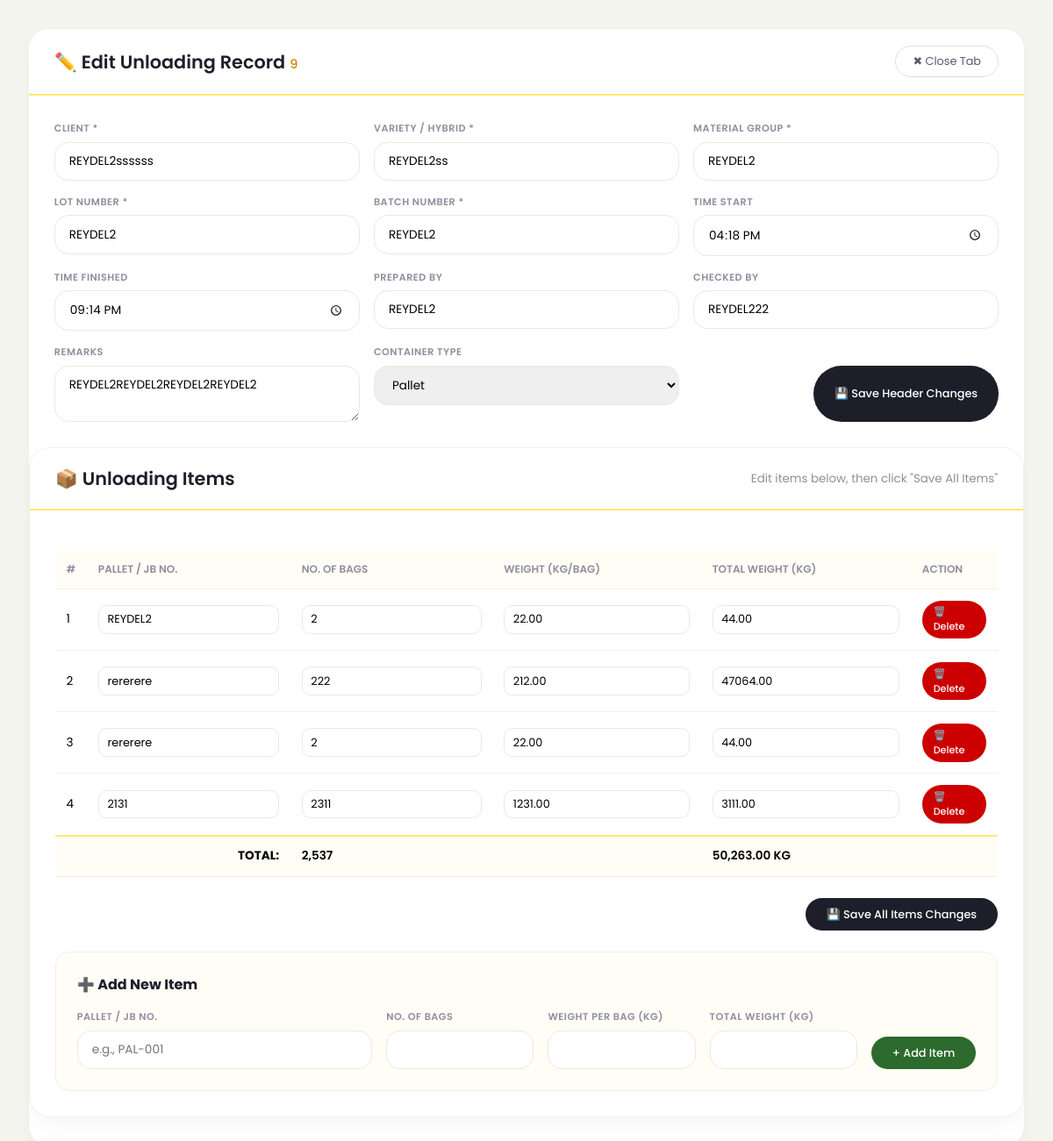
The app's page /edit_unloading.php?id=9 with its own data.
### tables this page shows
CREATE TABLE `unloading` (
  `unloading_id` int(111) NOT NULL,
  `client` varchar(255) NOT NULL,
  `variety_hybrid` varchar(255) NOT NULL,
  `material_group` varchar(255) NOT NULL,
  `lot_number` varchar(255) NOT NULL,
  `batch_number` varchar(255) NOT NULL,
  `isJB` tinyint(4) NOT NULL,
  `time_start` varchar(255) NOT NULL,
  `time_finished` varchar(255) NOT NULL,
  `created_at` datetime NOT NULL,
  `prepared_by` varchar(255) NOT NULL,
  `checked_by` varchar(255) DEFAULT NULL,
  `remarks` text NOT NULL
);

CREATE TABLE `unloading_items` (
  `id` int(11) NOT NULL,
  `unloading_id` int(11) NOT NULL,
  `jb_pallet` varchar(100) DEFAULT NULL,
  `bags_sacks_no` int(11) DEFAULT NULL,
  `weight` decimal(10,2) DEFAULT NULL,
  `total_weight` decimal(10,2) DEFAULT NULL,
  `created_at` timestamp NOT NULL DEFAULT current_timestamp(),
  `itemorder` int(11) DEFAULT NULL
);

### edit_unloading.php (the view, shortened to what this page needs)
<?php
$connLocal = new mysqli("localhost", "root", "", "ism");
$unloading_id = $_GET['id'] ?? '';
$stmt = $connLocal->prepare("SELECT * FROM unloading WHERE unloading_id = ?");
$stmt->bind_param("s", $unloading_id);
$stmt->execute();
$headerResult = $stmt->get_result();
$header = $headerResult->fetch_assoc();
$itemsStmt = $connLocal->prepare("SELECT * FROM unloading_items WHERE unloading_id = ? ORDER BY itemorder");
$itemsStmt->bind_param("s", $unloading_id);
$itemsStmt->execute();
$itemsResult = $itemsStmt->get_result();
$items = [];
while ($row = $itemsResult->fetch_assoc()) {
    $items[] = $row;
}
$totalBags = 0;
$totalWeight = 0;
foreach ($items as $item) {
    $totalBags += $item['bags_sacks_no'];
    $totalWeight += $item['total_weight'];
}
?>
<!DOCTYPE html>
<html lang="en">
<head>
</head>
<body>
    <div class="container">
        <div class="card">
            <div class="card-header">
                <h2>
                    ✏️ Edit Unloading Record
                    <span><?php echo htmlspecialchars($unloading_id); ?></span>
                </h2>
                <button class="close-tab-btn" onclick="window.close()">✖ Close Tab</button>
            </div>
            <div class="card-body">
                <form method="POST">
                    <div class="form-grid">
                        <div class="form-group">
                            <label>Client *</label>
                            <input type="text" name="client" value="<?php echo htmlspecialchars($header['client'] ?? ''); ?>" required>
                        </div>
                        <div class="form-group">
                            <label>Variety / Hybrid *</label>
                            <input type="text" name="variety_hybrid" value="<?php echo htmlspecialchars($header['variety_hybrid'] ?? ''); ?>" required>
                        </div>
                        <div class="form-group">
                            <label>Material Group *</label>
                            <input type="text" name="material_group" value="<?php echo htmlspecialchars($header['material_group'] ?? ''); ?>" required>
                        </div>
                        <div class="form-group">
                            <label>Lot Number *</label>
                            <input type="text" name="lot_number" value="<?php echo htmlspecialchars($header['lot_number'] ?? ''); ?>" required>
                        </div>
                        <div class="form-group">
                            <label>Batch Number *</label>
                            <input type="text" name="batch_number" value="<?php echo htmlspecialchars($header['batch_number'] ?? ''); ?>" required>
                        </div>
                        <div class="form-group">
                            <label>Time Start</label>
                            <input type="time" name="time_start" value="<?php echo htmlspecialchars($header['time_start'] ?? ''); ?>">
                        </div>
                        <div class="form-group">
                            <label>Time Finished</label>
                            <input type="time" name="time_finished" value="<?php echo htmlspecialchars($header['time_finished'] ?? ''); ?>">
                        </div>
                        <div class="form-group">
                            <label>Prepared By</label>
                            <input type="text" name="prepared_by" value="<?php echo htmlspecialchars($header['prepared_by'] ?? ''); ?>">
                        </div>
                        <div class="form-group">
                            <label>Checked By</label>
                            <input type="text" name="checked_by" value="<?php echo htmlspecialchars($header['checked_by'] ?? ''); ?>">
                        </div>
                        <div class="form-group">
                            <label>Remarks</label>
                            <textarea name="remarks" rows="2"><?php echo htmlspecialchars($header['remarks'] ?? ''); ?></textarea>
                        </div>
                        <div class="form-group">
                            <label>Container Type</label>
                            <select name="isJB">
                                <option value="0" <?php echo ($header['isJB'] == 0) ? 'selected' : ''; ?>>Pallet</option>
                            </select>
                        </div>
                        <div class="action-buttons">
                            <button type="submit" class="btn btn-primary">💾 Save Header Changes</button>
                        </div>
                </form>
            </div>
        </div>
        <div class="card">
            <div class="card-header">
                <h2>📦 Unloading Items</h2>
                <small style="color: #8e8e9e;">Edit items below, then click "Save All Items"</small>
            </div>
            <div class="card-body">
                <form method="POST">
                    <table>
                        <thead>
                            <tr>
                                <th>#</th>
                                <th>PALLET / JB NO.</th>
                                <th>NO. OF BAGS</th>
                                <th>WEIGHT (KG/BAG)</th>
                                <th>TOTAL WEIGHT (KG)</th>
                                <th>ACTION</th>
                            </tr>
                        </thead>
                        <tbody>
                            <?php foreach ($items as $index => $item): ?>
                                <tr>
                                    <td><?php echo $index + 1; ?>
                                    </td>
                                    <td>
                                        <input type="text" name="jb_pallet[]" value="<?php echo htmlspecialchars($item['jb_pallet'] ?? ''); ?>" class="item-edit-input">
                                    </td>
                                    <td>
                                        <input type="number" name="bags_sacks_no[]" value="<?php echo $item['bags_sacks_no']; ?>" class="item-edit-input" step="1" min="0">
                                    </td>
                                    <td>
                                        <input type="number" name="weight[]" value="<?php echo $item['weight']; ?>" class="item-edit-input" step="0.5" min="0">
                                    </td>
                                    <td>
                                        <input type="number" name="total_weight[]" value="<?php echo $item['total_weight']; ?>" class="item-edit-input" step="0.5" min="0">
                                    </td>
                                    <td>
                                        <a href="?id=<?php echo $unloading_id; ?>&delete_item=<?php echo $item['id']; ?>" class="btn btn-danger" style="padding: 0.3rem 0.8rem; font-size: 0.7rem;" onclick="return confirm('Delete this item?')">🗑️ Delete</a>
                                    </td>
                                </tr>
                            <?php endforeach; ?>
                            <tr class="totals-row">
                                <td colspan="2" style="text-align: right; font-weight: bold;">TOTAL:</td>
                                <td id="totalBags"><?php echo number_format($totalBags); ?></td>
                                <td>&nbsp;</td>
                                <td id="totalWeight"><?php echo number_format($totalWeight, 2); ?> KG</td>
                                <td>&nbsp;</td>
                            </tr>
                        </tbody>
                    </table>
                    <div class="action-buttons">
                        <button type="submit" class="btn btn-primary">💾 Save All Items Changes</button>
                    </div>
                </form>
                <div class="add-item-section">
                    <h4>➕ Add New Item</h4>
                    <form method="POST" class="add-item-form">
                        <div class="form-group">
                            <label>Pallet / JB No.</label>
                            <input type="text" name="jb_pallet" placeholder="e.g., PAL-001" class="inline-item-input" required>
                        </div>
                        <div class="form-group">
                            <label>No. of Bags</label>
                            <input type="number" name="bags_sacks_no" step="1" min="1" class="inline-item-input" required>
                        </div>
                        <div class="form-group">
                            <label>Weight per Bag (KG)</label>
                            <input type="number" name="weight" step="0.5" min="0" class="inline-item-input" required>
                        </div>
                        <div class="form-group">
                            <label>Total Weight (KG)</label>
                            <input type="number" name="total_weight" step="0.5" min="0" class="inline-item-input" required>
                        </div>
                        <div>
                            <button type="submit" class="btn btn-success">+ Add Item</button>
                        </div>
                    </form>
                </div>
            </div>
        </div>
    </div>
</body>
</html>

### edit_unloading.php (style rules this page uses)
* { margin: 0; padding: 0; box-sizing: border-box; font-family: 'Poppins', sans-serif; }
body { background: #f5f5ef; padding: 2rem; }
.container { max-width: 1400px; margin: 0 auto; }
.card { background: white; border-radius: 1.5rem; box-shadow: 0 10px 25px -5px rgba(0, 0, 0, 0.05); margin-bottom: 2rem; overflow: hidden; border: 1px solid #f0f0e8; }
.card-header { background: #ffffff; padding: 1.2rem 1.8rem; border-bottom: 2px solid #FFE770; display: flex; justify-content: space-between; align-items: center; flex-wrap: wrap; gap: 1rem; }
.card-header h2 { font-size: 1.3rem; font-weight: 600; color: #1e1e2a; }
.card-header h2 span { color: #c28b00; font-size: 0.9rem; font-weight: 500; }
.close-tab-btn { background: #ffffff; border: 1px solid #e0e0d8; padding: 0.5rem 1.2rem; border-radius: 2rem; text-decoration: none; color: #5a5a6e; font-size: 0.8rem; transition: all 0.2s; cursor: pointer; }
.card-body { padding: 1.8rem; }
.form-grid { display: grid; grid-template-columns: repeat(auto-fit, minmax(280px, 1fr)); gap: 1rem; }
.form-group { display: flex; flex-direction: column; gap: 0.4rem; }
.form-group label { font-size: 0.7rem; font-weight: 600; text-transform: uppercase; color: #8e8e9e; letter-spacing: 0.5px; }
.form-group input, .form-group textarea, .form-group select { padding: 0.7rem 1rem; border: 1px solid #e9e9e2; border-radius: 1rem; font-size: 0.85rem; font-family: inherit; transition: all 0.2s; outline: none; }
.btn { padding: 0.6rem 1.5rem; border-radius: 2rem; border: none; font-weight: 500; cursor: pointer; transition: all 0.2s; font-size: 0.8rem; text-decoration: none; display: inline-block; }
.btn-primary { background: #1e1e2a; color: white; }
.btn-success { background: #2d6a2d; color: white; }
.btn-danger { background: #cc0000; color: white; }
table { width: 100%; border-collapse: collapse; margin-top: 1rem; }
th, td { padding: 0.8rem; text-align: left; border-bottom: 1px solid #f0f0e8; }
th { background: #FFFDF5; font-weight: 600; font-size: 0.75rem; text-transform: uppercase; color: #8e8e9e; }
td { font-size: 0.85rem; }
.totals-row { background: #FFFDF5; font-weight: 600; border-top: 2px solid #FFE770; }
.action-buttons { display: flex; gap: 1rem; justify-content: flex-end; margin-top: 1.5rem; }
.item-edit-input { width: 100%; padding: 0.4rem 0.6rem; border: 1px solid #e9e9e2; border-radius: 0.6rem; font-size: 0.8rem; }
.add-item-section { background: #FFFDF5; padding: 1.5rem; border-radius: 1rem; margin-top: 1.5rem; border: 1px solid #f0f0e8; }
.add-item-section h4 { margin-bottom: 1rem; color: #1e1e2a; font-size: 1rem; }
.add-item-form { display: grid; grid-template-columns: 2fr 1fr 1fr 1fr auto; gap: 1rem; align-items: end; }
.inline-item-input { padding: 0.6rem 0.8rem; border: 1px solid #e9e9e2; border-radius: 0.8rem; font-size: 0.8rem; width: 100%; }

### records on screen
unloading: client "REYDEL2ssssss", variety_hybrid "REYDEL2ss", material_group "REYDEL2", lot_number "REYDEL2", batch_number "REYDEL2", time_start "16:18", time_finished "21:14", prepared_by "REYDEL2", checked_by "REYDEL222", remarks "REYDEL2REYDEL2REYDEL2REYDEL2", isJB "Pallet"
unloading_items: jb_pallet "REYDEL2", bags_sacks_no "2", weight "22.00", total_weight "44.00"
unloading_items: jb_pallet "rererere", bags_sacks_no "222", weight "212.00", total_weight "47064.00"
unloading_items: jb_pallet "rererere", bags_sacks_no "2", weight "22.00", total_weight "44.00"
unloading_items: jb_pallet "2131", bags_sacks_no "2311", weight "1231.00", total_weight "3111.00"

### other values on screen
$unloading_id "9"
$totalBags "2,537"
$totalWeight "50,263.00"
